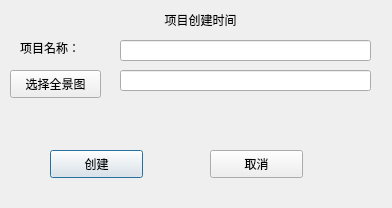
<?xml version="1.0" encoding="UTF-8"?>
<ui version="4.0">
 <class>creatProject</class>
 <widget class="QDialog" name="creatProject">
  <property name="geometry">
   <rect>
    <x>0</x>
    <y>0</y>
    <width>392</width>
    <height>208</height>
   </rect>
  </property>
  <property name="windowTitle">
   <string>创建项目</string>
  </property>
  <widget class="QLabel" name="lab_projectTime">
   <property name="geometry">
    <rect>
     <x>0</x>
     <y>10</y>
     <width>401</width>
     <height>20</height>
    </rect>
   </property>
   <property name="text">
    <string>项目创建时间</string>
   </property>
   <property name="alignment">
    <set>Qt::AlignCenter</set>
   </property>
  </widget>
  <widget class="QLabel" name="label_2">
   <property name="geometry">
    <rect>
     <x>20</x>
     <y>40</y>
     <width>72</width>
     <height>15</height>
    </rect>
   </property>
   <property name="text">
    <string>项目名称：</string>
   </property>
  </widget>
  <widget class="QLineEdit" name="le_projectName">
   <property name="geometry">
    <rect>
     <x>120</x>
     <y>40</y>
     <width>251</width>
     <height>21</height>
    </rect>
   </property>
  </widget>
  <widget class="QPushButton" name="but_create">
   <property name="geometry">
    <rect>
     <x>50</x>
     <y>150</y>
     <width>93</width>
     <height>28</height>
    </rect>
   </property>
   <property name="text">
    <string>创建</string>
   </property>
  </widget>
  <widget class="QPushButton" name="btu_close">
   <property name="geometry">
    <rect>
     <x>210</x>
     <y>150</y>
     <width>93</width>
     <height>28</height>
    </rect>
   </property>
   <property name="text">
    <string>取消</string>
   </property>
  </widget>
  <widget class="QPushButton" name="but_map_path">
   <property name="geometry">
    <rect>
     <x>10</x>
     <y>70</y>
     <width>91</width>
     <height>28</height>
    </rect>
   </property>
   <property name="text">
    <string>选择全景图</string>
   </property>
  </widget>
  <widget class="QLineEdit" name="le_map_path">
   <property name="geometry">
    <rect>
     <x>120</x>
     <y>70</y>
     <width>251</width>
     <height>21</height>
    </rect>
   </property>
  </widget>
 </widget>
 <resources/>
 <connections>
  <connection>
   <sender>btu_close</sender>
   <signal>clicked()</signal>
   <receiver>creatProject</receiver>
   <slot>close()</slot>
   <hints>
    <hint type="sourcelabel">
     <x>276</x>
     <y>413</y>
    </hint>
    <hint type="destinationlabel">
     <x>195</x>
     <y>234</y>
    </hint>
   </hints>
  </connection>
 </connections>
</ui>
